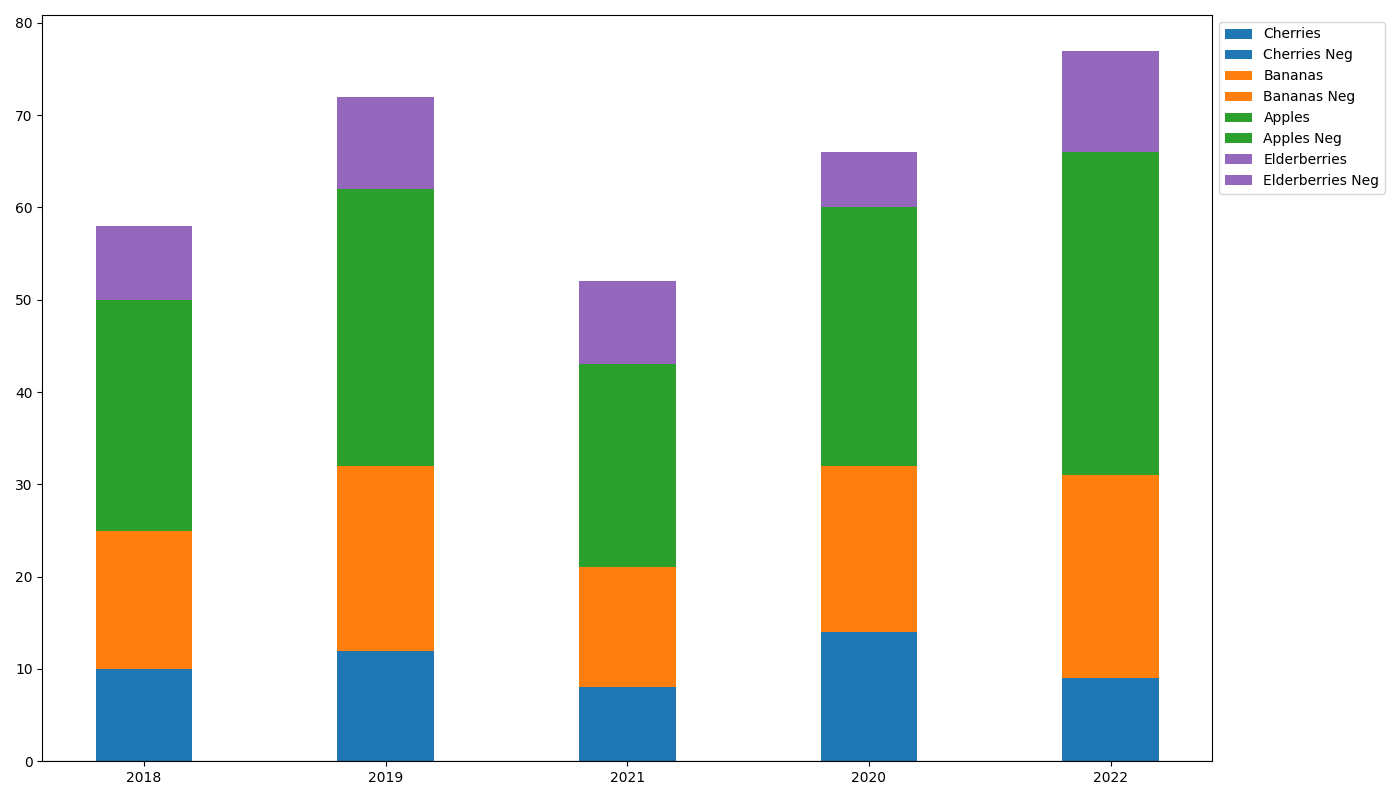

Source code (Python):
import matplotlib.pyplot as plt
import numpy as np

years = ['2018', '2019', '2021', '2020', '2022']
fruits = ['Cherries', 'Bananas', 'Apples', 'Elderberries']

sales_data = {
    'Cherries': [10, 12, 8, 14, 9],
    'Bananas': [15, 20, 13, 18, 22],
    'Apples': [25, 30, 22, 28, 35],
    'Elderberries': [8, 10, 9, 6, 11]
}

colors = ['#1f77b4', '#ff7f0e', '#2ca02c', '#9467bd']

years_count = len(years)
bar_width = 0.4
year_positions = np.arange(years_count)

fig, ax1 = plt.subplots(figsize=(14, 8))

# Calculate the offsets from the center
offsets = {-1: 0, 1: 0}
for idx, (fruit, sales) in enumerate(sales_data.items()):
    current_sales = np.array(sales)
    positive_mask = current_sales >= 0

    ax1.bar(year_positions, current_sales * positive_mask, bar_width,
            bottom=offsets[1] * positive_mask, color=colors[idx], label=fruit)

    ax1.bar(year_positions, current_sales * ~positive_mask, bar_width,
            bottom=offsets[-1] * ~positive_mask, color=colors[idx], label=f'{fruit} Neg')

    offsets[1] += current_sales * positive_mask
    offsets[-1] += current_sales * ~positive_mask

ax1.set_xticks(year_positions)
ax1.set_xticklabels(years)
ax1.axhline(0, color='black', linewidth=0.8)  # central axis line
ax1.legend(loc='upper left', bbox_to_anchor=(1, 1))

plt.tight_layout()
plt.show()
